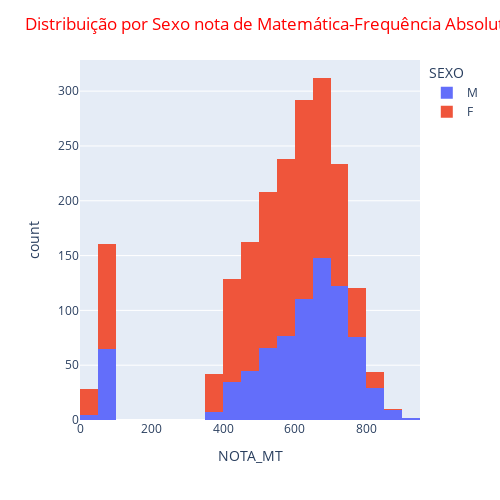

The cell this chart's notebook holds for it:
### Code cell
# Frequência Absoluta
# Contagem
# COLOR SEXO separa por SEXO Vermelho fem. e azul masc.
grafico = express.histogram(campinas, x="NOTA_MT", nbins=20, color="SEXO")
grafico.update_layout(width=500, height=500, title_text= "Distribuição por Sexo nota de Matemática-Frequência Absoluta", title_font_color = "red")
grafico.show()

### Figure 1 — Plotly figure (JSON) as saved in the notebook; plotly's stock layout.template omitted (floating-point values rounded to 4 significant figures; data arrays with more than 128 entries replaced by an {"elided": "..."} marker saying what was removed)
{"data": [{"alignmentgroup": "True", "bingroup": "x", "hovertemplate": "SEXO=M<br>NOTA_MT=%{x}<br>count=%{y}<extra></extra>", "legendgroup": "M", "marker": {"color": "#636efa", "pattern": {"shape": ""}}, "name": "M", "nbinsx": 20, "offsetgroup": "M", "orientation": "v", "showlegend": true, "type": "histogram", "x": {"elided": "796 float values"}, "xaxis": "x", "yaxis": "y"}, {"alignmentgroup": "True", "bingroup": "x", "hovertemplate": "SEXO=F<br>NOTA_MT=%{x}<br>count=%{y}<extra></extra>", "legendgroup": "F", "marker": {"color": "#EF553B", "pattern": {"shape": ""}}, "name": "F", "nbinsx": 20, "offsetgroup": "F", "orientation": "v", "showlegend": true, "type": "histogram", "x": {"elided": "1186 float values"}, "xaxis": "x", "yaxis": "y"}], "layout": {"barmode": "relative", "height": 500, "legend": {"title": {"text": "SEXO"}, "tracegroupgap": 0}, "margin": {"t": 60}, "title": {"font": {"color": "red"}, "text": "Distribuição por Sexo nota de Matemática-Frequência Absoluta"}, "width": 500, "xaxis": {"anchor": "y", "domain": [0, 1], "title": {"text": "NOTA_MT"}}, "yaxis": {"anchor": "x", "domain": [0, 1], "title": {"text": "count"}}}}
